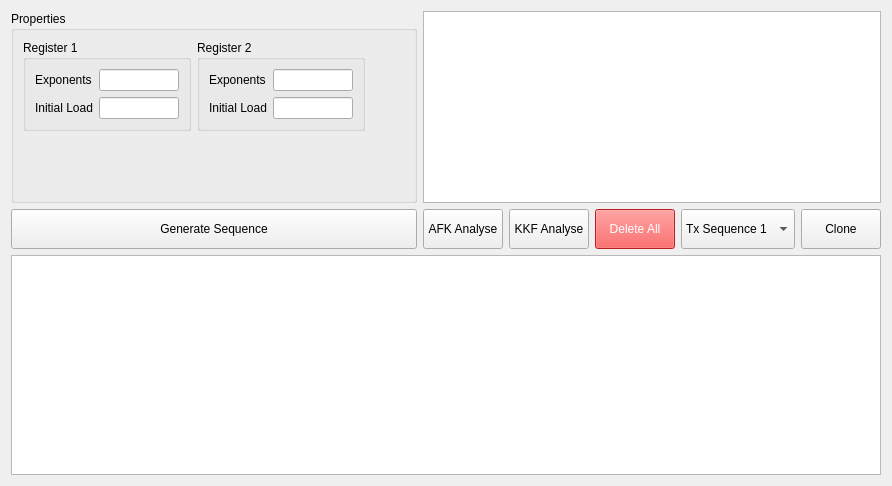
     <widget class="QWidget" name="kasamifamily">
      <attribute name="title">
       <string>Kasami-Family</string>
      </attribute>
      <layout class="QGridLayout" name="gridLayout_31">
       <item row="0" column="0">
        <widget class="QGroupBox" name="groupBox_8">
         <property name="title">
          <string>Properties</string>
         </property>
         <layout class="QGridLayout" name="gridLayout_28">
          <item row="0" column="0">
           <widget class="QGroupBox" name="groupBox_19">
            <property name="title">
             <string>Register 1</string>
            </property>
            <layout class="QGridLayout" name="gridLayout_30">
             <item row="0" column="0">
              <widget class="QLabel" name="label_18">
               <property name="text">
                <string>Exponents</string>
               </property>
              </widget>
             </item>
             <item row="1" column="0">
              <widget class="QLabel" name="label_19">
               <property name="text">
                <string>Initial Load</string>
               </property>
              </widget>
             </item>
             <item row="1" column="1">
              <widget class="QLineEdit" name="lineEdit_kasamifamily_register1_initialload">
               <property name="minimumSize">
                <size>
                 <width>60</width>
                 <height>0</height>
                </size>
               </property>
               <property name="maximumSize">
                <size>
                 <width>80</width>
                 <height>16777215</height>
                </size>
               </property>
              </widget>
             </item>
             <item row="0" column="1">
              <widget class="QLineEdit" name="lineEdit_kasamifamily_register1_exponents">
               <property name="minimumSize">
                <size>
                 <width>60</width>
                 <height>0</height>
                </size>
               </property>
               <property name="maximumSize">
                <size>
                 <width>80</width>
                 <height>16777215</height>
                </size>
               </property>
              </widget>
             </item>
            </layout>
           </widget>
          </item>
          <item row="0" column="1">
           <widget class="QGroupBox" name="groupBox_20">
            <property name="title">
             <string>Register 2</string>
            </property>
            <layout class="QGridLayout" name="gridLayout_35">
             <item row="0" column="0">
              <widget class="QLabel" name="label_20">
               <property name="text">
                <string>Exponents</string>
               </property>
              </widget>
             </item>
             <item row="1" column="0">
              <widget class="QLabel" name="label_21">
               <property name="text">
                <string>Initial Load</string>
               </property>
              </widget>
             </item>
             <item row="0" column="1">
              <widget class="QLineEdit" name="lineEdit_kasamifamily_register2_exponents">
               <property name="minimumSize">
                <size>
                 <width>60</width>
                 <height>0</height>
                </size>
               </property>
               <property name="maximumSize">
                <size>
                 <width>80</width>
                 <height>16777215</height>
                </size>
               </property>
              </widget>
             </item>
             <item row="1" column="1">
              <widget class="QLineEdit" name="lineEdit_kasamifamily_register2_initialload">
               <property name="minimumSize">
                <size>
                 <width>60</width>
                 <height>0</height>
                </size>
               </property>
               <property name="maximumSize">
                <size>
                 <width>80</width>
                 <height>16777215</height>
                </size>
               </property>
              </widget>
             </item>
            </layout>
           </widget>
          </item>
          <item row="1" column="0">
           <spacer name="verticalSpacer_8">
            <property name="orientation">
             <enum>Qt::Vertical</enum>
            </property>
            <property name="sizeHint" stdset="0">
             <size>
              <width>20</width>
              <height>40</height>
             </size>
            </property>
           </spacer>
          </item>
          <item row="0" column="2">
           <spacer name="horizontalSpacer_11">
            <property name="orientation">
             <enum>Qt::Horizontal</enum>
            </property>
            <property name="sizeHint" stdset="0">
             <size>
              <width>40</width>
              <height>20</height>
             </size>
            </property>
           </spacer>
          </item>
         </layout>
        </widget>
       </item>
       <item row="1" column="0">
        <widget class="QPushButton" name="pushButton_kasamifamily_generatesequence">
         <property name="minimumSize">
          <size>
           <width>0</width>
           <height>40</height>
          </size>
         </property>
         <property name="text">
          <string>Generate Sequence</string>
         </property>
        </widget>
       </item>
       <item row="1" column="1">
        <layout class="QHBoxLayout" name="horizontalLayout_8">
         <item>
          <widget class="QPushButton" name="pushButton_kasamifamily_afkanalyse">
           <property name="minimumSize">
            <size>
             <width>0</width>
             <height>40</height>
            </size>
           </property>
           <property name="text">
            <string>AFK Analyse</string>
           </property>
          </widget>
         </item>
         <item>
          <widget class="QPushButton" name="pushButton_kasamifamily_kkfanalyse">
           <property name="minimumSize">
            <size>
             <width>0</width>
             <height>40</height>
            </size>
           </property>
           <property name="text">
            <string>KKF Analyse</string>
           </property>
          </widget>
         </item>
         <item>
          <widget class="QPushButton" name="pushButton_kasamifamily_deleteall">
           <property name="minimumSize">
            <size>
             <width>0</width>
             <height>40</height>
            </size>
           </property>
           <property name="styleSheet">
            <string notr="true">background-color: rgb(255, 45, 45);
color: rgb(255, 255, 255)</string>
           </property>
           <property name="text">
            <string>Delete All</string>
           </property>
          </widget>
         </item>
         <item>
          <widget class="QComboBox" name="comboBox_kasamifamily">
           <property name="minimumSize">
            <size>
             <width>0</width>
             <height>40</height>
            </size>
           </property>
           <item>
            <property name="text">
             <string>Tx Sequence 1</string>
            </property>
           </item>
           <item>
            <property name="text">
             <string>Tx Sequence 2</string>
            </property>
           </item>
           <item>
            <property name="text">
             <string>Rx Sequence 1</string>
            </property>
           </item>
           <item>
            <property name="text">
             <string>Rx Sequence 2</string>
            </property>
           </item>
          </widget>
         </item>
         <item>
          <widget class="QPushButton" name="pushButton_kasamifamily_clone">
           <property name="minimumSize">
            <size>
             <width>0</width>
             <height>40</height>
            </size>
           </property>
           <property name="text">
            <string>Clone</string>
           </property>
          </widget>
         </item>
        </layout>
       </item>
       <item row="2" column="0" colspan="2">
        <widget class="QGraphicsView" name="graphicsView_kasamifamily">
         <property name="sizePolicy">
          <sizepolicy hsizetype="Expanding" vsizetype="Minimum">
           <horstretch>0</horstretch>
           <verstretch>0</verstretch>
          </sizepolicy>
         </property>
         <property name="minimumSize">
          <size>
           <width>0</width>
           <height>220</height>
          </size>
         </property>
        </widget>
       </item>
       <item row="0" column="1">
        <widget class="QListWidget" name="listWidget_kasamifamily"/>
       </item>
      </layout>
     </widget>
